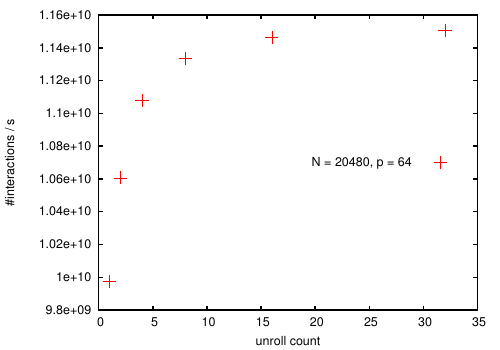

Reproduce this figure in gnuplot.
set term post eps enhanced color solid linewidth 2.0 font "Helvetica,18"
set output "unroll.eps"

set samples 1000
set encoding iso_8859_1

set xlabel "unroll count"
set ylabel "#interactions / s"

set key right center

set pointsize 3
plot "unroll.txt" u 1:2 w points title "N = 20480, p = 64"

set output
